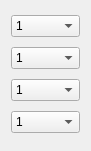
  <widget class="QWidget" name="verticalLayoutWidget_10">
   <property name="geometry">
    <rect>
     <x>99</x>
     <y>280</y>
     <width>91</width>
     <height>151</height>
    </rect>
   </property>
   <layout class="QVBoxLayout" name="verticalLayout_10">
    <item>
     <widget class="QComboBox" name="cb_next_4_1">
      <item>
       <property name="text">
        <string>1</string>
       </property>
      </item>
      <item>
       <property name="text">
        <string>2</string>
       </property>
      </item>
      <item>
       <property name="text">
        <string>3</string>
       </property>
      </item>
      <item>
       <property name="text">
        <string>4</string>
       </property>
      </item>
      <item>
       <property name="text">
        <string>5</string>
       </property>
      </item>
     </widget>
    </item>
    <item>
     <widget class="QComboBox" name="cb_next_4_2">
      <item>
       <property name="text">
        <string>1</string>
       </property>
      </item>
      <item>
       <property name="text">
        <string>2</string>
       </property>
      </item>
      <item>
       <property name="text">
        <string>3</string>
       </property>
      </item>
      <item>
       <property name="text">
        <string>4</string>
       </property>
      </item>
      <item>
       <property name="text">
        <string>5</string>
       </property>
      </item>
     </widget>
    </item>
    <item>
     <widget class="QComboBox" name="cb_next_4_3">
      <item>
       <property name="text">
        <string>1</string>
       </property>
      </item>
      <item>
       <property name="text">
        <string>2</string>
       </property>
      </item>
      <item>
       <property name="text">
        <string>3</string>
       </property>
      </item>
      <item>
       <property name="text">
        <string>4</string>
       </property>
      </item>
      <item>
       <property name="text">
        <string>5</string>
       </property>
      </item>
     </widget>
    </item>
    <item>
     <widget class="QComboBox" name="cb_next_4_4">
      <item>
       <property name="text">
        <string>1</string>
       </property>
      </item>
      <item>
       <property name="text">
        <string>2</string>
       </property>
      </item>
      <item>
       <property name="text">
        <string>3</string>
       </property>
      </item>
      <item>
       <property name="text">
        <string>4</string>
       </property>
      </item>
      <item>
       <property name="text">
        <string>5</string>
       </property>
      </item>
     </widget>
    </item>
   </layout>
  </widget>
